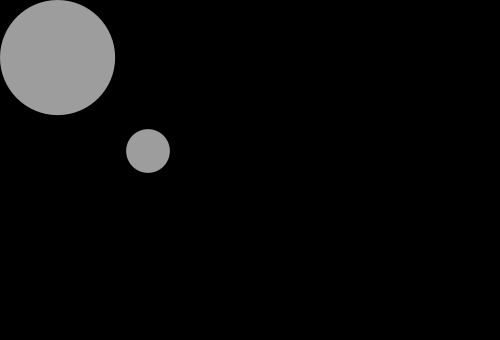
Frame 1 (no input)
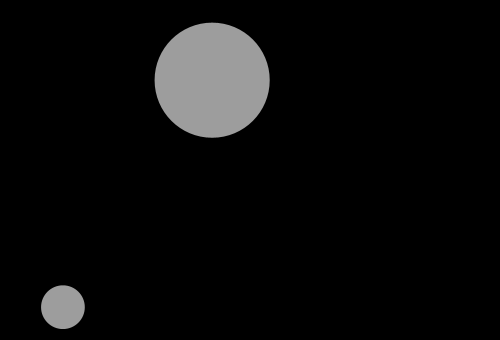
Frame 60 (the mouse pressed at the canvas centre just before this capture)
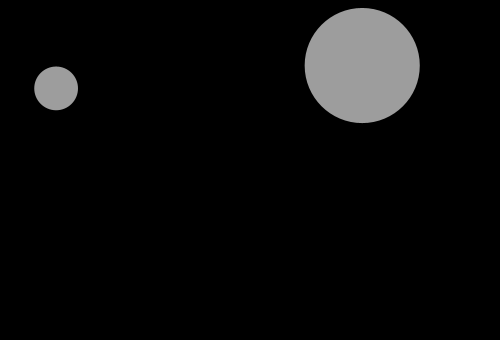
Frame 120 (the mouse held since frame 60 and released just before this capture)

The Processing sketch that drew these frames (run headless with seeded random() and noise(); from frame 60 on, the mouse is pressed at the canvas centre):

// Processing sketch: Agustina
// ── Agustina.pde
  Circle c1, c2;

void setup() {
  size(500,340);
  smooth();
  c1 = new Circle(new PVector(random(5),random(-5,5)),new PVector(10,10));
  c2 = new Circle(new PVector(-2,1),new PVector(150,150));
}

void draw() {  
  background(0);
  c1.draw();
  c2.draw();  

  c1.collisionCicle(c2);
}

//////
//////
//////

class Circle {

  PVector position;
  PVector velocity;
  float bounce = 1.0;
  float r = random(10,60);
  boolean colliding = false;

  Circle(PVector v, PVector p) {
    velocity = v.get();
    position = p.get();
  }

////////////////////////////////////////////////////

  void draw() {
    update();
    checkEdges();
    display();
  }

////////////////////////////////////////////////////

  void update() {
    position.add(velocity);
  }

////////////////////////////////////////////////////

  void display() {
    ellipseMode(CENTER);
    noStroke();
    fill(200,200);
    ellipse(position.x,position.y,r*2,r*2);
  }

//////////////////////////////////////////////////// 

  void collisionCicle(Circle other) {
    float d = PVector.dist(position,other.position);
    float sumR = r + other.r;
    if (!colliding && d < sumR) {                             //if circles are colliding
      colliding = true;
      PVector n = PVector.sub(other.position,position);       // change direction
      n.normalize();

      PVector u = PVector.sub(velocity,other.velocity);       //change velocity

      PVector un = componentVector(u,n);                      // Separate out components -- one in direction of normal
      u.sub(un);                                              // Other component

      velocity = PVector.add(u,other.velocity);               // circleVelocity + otherCircleVelocity
      other.velocity = PVector.add(un,other.velocity);
    } 
    else if (d > sumR) {
      colliding = false;
    }
  }

//////////////////////////////////////////////////// 

  void checkEdges() {
    if (position.y > height-r) {
      position.y = height-r;
      velocity.y *= -bounce;
    } 
    else if (position.y < r) {
      position.y = r;
      velocity.y *= -bounce;
    } 
    if (position.x > width-r) {
      position.x = width-r;
      velocity.x *= -bounce;
    }  
    else if (position.x < r) {
      position.x = r;
      velocity.x *= -bounce;
    }
  }  

}

////////////////////////////////////////////////////
////////////////////////////////////////////////////

PVector componentVector (PVector vector, PVector directionVector) {
  //--! ARGUMENTS: vector, directionVector (2D vectors)
  //--! RETURNS: the component vector of vector in the direction directionVector
  //-- normalize directionVector
  directionVector.normalize();
  directionVector.mult(vector.dot(directionVector));
  return directionVector;
}
